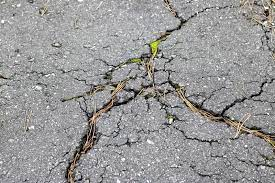
#> input picture crack_detector/Input/road_cracked.jpeg, 275 x 183 px
$ python crack_detector.py Input/road_cracked.jpeg out.png
#> lines starting #> are read from the running program, lines starting #| are printed output that depends on the picture; after the words box and inside, x2 and y2 are one past the last pixel; in counts of white or black regions, pixels touching at a corner belong together
#> further down, img is the input picture: PIL image 275x183 RGB; mean R, G, B 152.7, 152.1, 151.8
import argparse
import time
from PIL import Image,ImageFilter
import numpy as nump
import os
import matplotlib
matplotlib.use('Agg')
import matplotlib.pyplot as plt
import cv2 as opencv
from skimage import exposure
import urllib.request
import sys,traceback


def crack_detect(img,outputPath):
#> called with outputPath = 'out.png'
    gray = opencv.cvtColor(nump.array(img), opencv.COLOR_BGR2GRAY)
    blur = opencv.blur(gray,(3,3))
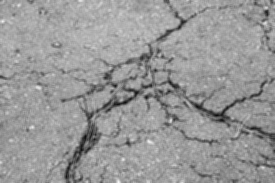
#> blur: shape (183, 275); min 12, max 245, mean 152.1
    img_log = (nump.log(blur+1)/(nump.log(1+nump.max(blur))))*255
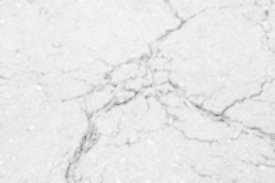
#> img_log: shape (183, 275) float16; min 118.8, max 255, mean 232.2
    img_log = nump.array(img_log,dtype=nump.uint8)

    bilateral = opencv.bilateralFilter(img_log, 5, 75, 75)

    edges = opencv.Canny(bilateral,100,200)
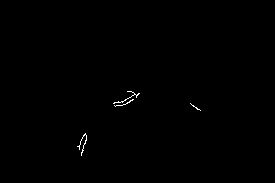
#> edges: shape (183, 275); 0.25% white in thin lines or dots, all inside (x1, y1, x2, y2) = (77, 91, 201, 156)
    kernel = nump.ones((5,5),nump.uint8)
    closing = opencv.morphologyEx(edges, opencv.MORPH_CLOSE, kernel)
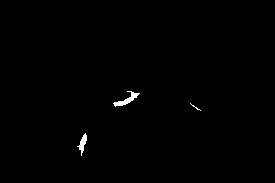
#> closing: shape (183, 275); 0.48% white; 3 white regions (1 under 20 px), largest, box (x1, y1, x2, y2) and area: (113, 91, 140, 107) 137, (77, 133, 87, 156) 93

    orb = opencv.ORB_create(nfeatures=1500)


    keypoints, descriptors = orb.detectAndCompute(closing, None)
#> keypoints = 53 keypoints; strongest (x, y, size): (132, 92, 37.2), (130, 95, 37.2), (134, 92, 31), (131, 91, 31)
    featuredImg = opencv.drawKeypoints(closing, keypoints, None)
    opencv.imwrite(outputPath+'/CrackDetected.jpg', featuredImg)

if __name__ == "__main__":


    print("starting")

    os.environ.setdefault('CUDA_VISIBLE_DEVICES', '0')

    os.environ["TF_CPP_MIN_LOG_LEVEL"] = "2"

    imgsize = 256
    nbands = 3

    print("starting")

    starttime = time.time()
    print(starttime)

    parser = argparse.ArgumentParser()
    parser.add_argument('inumputPath', help='inumputPath')
    parser.add_argument('outputPath', help='outputPath')
    args = parser.parse_args()
    inumputPath = args.inumputPath
    outputPath = args.outputPath

    print(inumputPath)
    print(outputPath)


    img = Image.open(inumputPath)
    crack_detect(img,outputPath)

    img.filter(filter=ImageFilter.CONTOUR)
    img.save('output/Contour.jpg')


    endtime = time.time()
    print('time elapsed = ', (endtime - starttime), ' seconds.')
